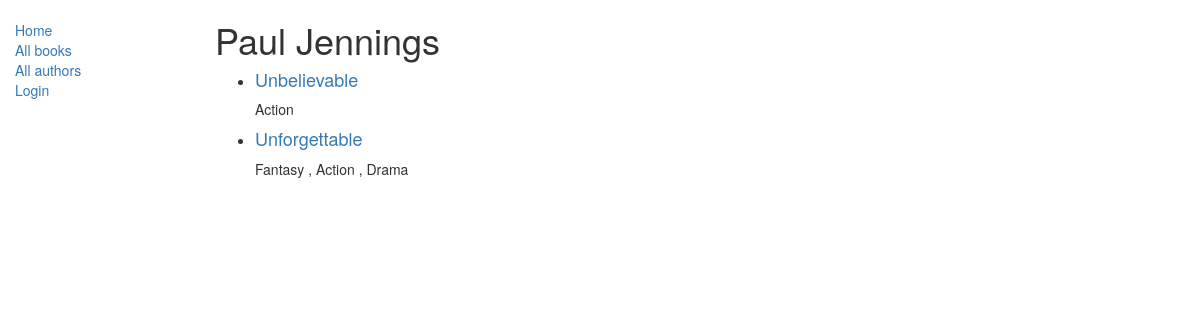
The app's page /catalog/author/1 with its own data.
### catalog/models.py (models this page shows, shortened)
class Author(models.Model):
    first_name = models.CharField(max_length=100)
    last_name = models.CharField(max_length=100)
    date_of_birth = models.DateField(null=True, blank=True)
    date_of_death = models.DateField('died', null=True, blank=True)
    class Meta:
        ordering = ["last_name", "first_name"]

class Book(models.Model):
    title = models.CharField(max_length=200)
    author = models.ForeignKey('Author', on_delete=models.SET_NULL, null=True)
    summary = models.TextField(max_length=1000, help_text='Enter brief description of the book')
    isbn = models.CharField('ISBN', max_length=13, help_text='13 Character <a href="https://www.isbn-international.org/content/what-isbn"></a>')
    genre = models.ManyToManyField(Genre, help_text='Select a genre for this book')
    def get_absolute_url(self):
        return reverse('book-detail', args=[str(self.id)])
    def display_genre(self):
        """
        Create a string for the Genre. This is required to display genre in Admin.
        """
        return ', '.join([ genre.name for genre in self.genre.all()[:3] ])
    display_genre.short_description = 'Genre'

class Genre(models.Model):
    name = models.CharField(max_length=200, help_text="Enter a book genre (e.g. Science Fiction, French Poetry etc.)")
    def __str__(self):
        return self.name

### catalog/views.py (the view)
# urls.py: path('author/<int:pk>', views.AuthorDetailView.as_view(), name='author-detail'),
class AuthorDetailView(generic.DetailView):
    model = Author

### catalog/templates/catalog/author_detail.html
{% extends 'base_generic.html' %}
{% block content %}
    <h1>{{ author.first_name }} {{ author.last_name }}</h1>
    <ul>
        {% for book in author.book_set.all %}
            <li>
                <a href="{{ book.get_absolute_url }}"><h4>{{ book.title }}</h4></a>
                <p>
                    {% for genre in book.genre.all %}
                        {{ genre }} {% if not forloop.last %}, {% endif %}
                    {% endfor %}
                </p>
            </li>
        {% endfor %}
    </ul>
{% endblock %}

### records on screen
Author: first_name "Paul", last_name "Jennings"
Book: title "Unbelievable"
Genre: name "Action"
Book: title "Unforgettable"
Genre: name "Fantasy"
Genre: name "Drama"
